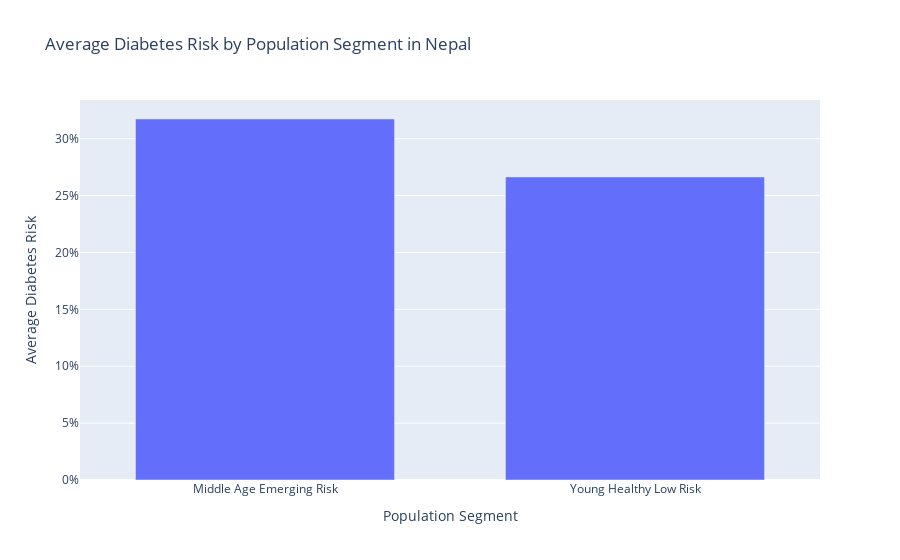

This figure's notebook cell:
### Code cell
import plotly.express as px
import pandas as pd

df = pd.read_csv("../data/processed/nepal_scored.csv")

# Average diabetes risk per segment
kpi_segment = df.groupby('segment_name')['diabetes_risk_score'].mean().reset_index()

fig = px.bar(
    kpi_segment,
    x='segment_name',
    y='diabetes_risk_score',
    title="Average Diabetes Risk by Population Segment in Nepal",
    labels={'segment_name':'Population Segment','diabetes_risk_score':'Average Diabetes Risk'}
)

fig.update_layout(yaxis_tickformat=".0%", bargap=0.3)
fig.show()

### Figure 1 — Plotly figure (JSON) as saved in the notebook; plotly's stock layout.template omitted (floating-point values rounded to 4 significant figures)
{"data": [{"hovertemplate": "Population Segment=%{x}<br>Average Diabetes Risk=%{y}<extra></extra>", "legendgroup": "", "marker": {"color": "#636efa", "pattern": {"shape": ""}}, "name": "", "orientation": "v", "showlegend": false, "textposition": "auto", "type": "bar", "x": ["Middle Age Emerging Risk", "Young Healthy Low Risk"], "xaxis": "x", "y": [0.3173, 0.2664], "yaxis": "y"}], "layout": {"bargap": 0.3, "barmode": "relative", "legend": {"tracegroupgap": 0}, "title": {"text": "Average Diabetes Risk by Population Segment in Nepal"}, "xaxis": {"anchor": "y", "domain": [0, 1], "title": {"text": "Population Segment"}}, "yaxis": {"anchor": "x", "domain": [0, 1], "tickformat": ".0%", "title": {"text": "Average Diabetes Risk"}}}}
